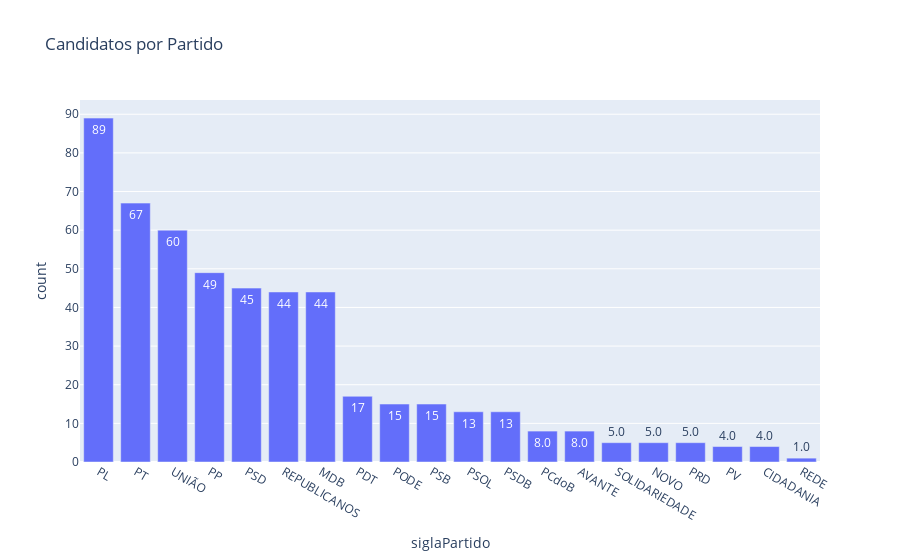

The code cell stored with this chart in its notebook:
### Code cell
fig = px.bar(candidatos_por_partido, y='count', x='siglaPartido',  text_auto='.2s', title='Candidatos por Partido')
fig.show()

### Figure 1 — Plotly figure (JSON) as saved in the notebook; plotly's stock layout.template omitted (floating-point values rounded to 4 significant figures)
{"data": [{"hovertemplate": "siglaPartido=%{x}<br>count=%{y}<extra></extra>", "legendgroup": "", "marker": {"color": "#636efa", "pattern": {"shape": ""}}, "name": "", "orientation": "v", "showlegend": false, "textposition": "auto", "texttemplate": "%{y:.2s}", "type": "bar", "x": ["PL", "PT", "UNIÃO", "PP", "PSD", "REPUBLICANOS", "MDB", "PDT", "PODE", "PSB", "PSOL", "PSDB", "PCdoB", "AVANTE", "SOLIDARIEDADE", "NOVO", "PRD", "PV", "CIDADANIA", "REDE"], "xaxis": "x", "y": [89, 67, 60, 49, 45, 44, 44, 17, 15, 15, 13, 13, 8, 8, 5, 5, 5, 4, 4, 1], "yaxis": "y"}], "layout": {"barmode": "relative", "legend": {"tracegroupgap": 0}, "title": {"text": "Candidatos por Partido"}, "xaxis": {"anchor": "y", "domain": [0, 1], "title": {"text": "siglaPartido"}}, "yaxis": {"anchor": "x", "domain": [0, 1], "title": {"text": "count"}}}}
